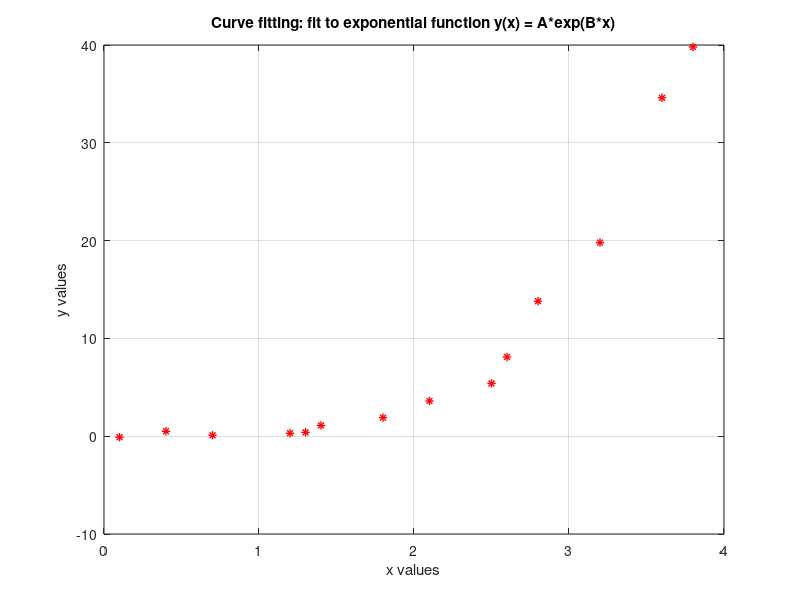

Write MATLAB code to recreate this figure. (Note: this script raises an error after producing the figure.)
%% Howto create figures
% 2022-08-05
%
% HTW Dresden, faculty of electrical engineering
% measurement engineering
% Prof. Matthias Henker
% ---------------------------------------------------------------------
% This is a simple sample script within a series of howto-files.
%
% This sample script is dealing with fitting curves to measurement data
% (regression: see also https://en.wikipedia.org/wiki/Regression_analysis)
% Matlab is very powerful and can make your life easier with lots of
% toolboxes such as the 'Curve Fitting Toolbox'. This a a very short
% introduction only.
%
% ATTENTION: The Curve Fitting Toolbox is required to run this script.
% You can download and install this toolbox directly in Matlab: Just go to
% HOME tab --> Add-Ons --> Get Add-Ons and search for Curve Fitting Toolbox
%
%   - for further reading use 'help fit' or 'doc fit' as starting point in
%     the Matlab help (after installation of toolbox)
%   - or search for 'curve fitting' in the Matlab help window
%
% just start this script (short cut 'F5') and get inspired

%% here we start

CleanMatlab = true; % true or false

% optionally clean Matlab
if CleanMatlab  % set to true/false to enable/disable cleaning
    clear;      % clear all variables from the workspace (see 'help clear')
    close all;  % close all figures
    clc;        % clear command window
end

% -------------------------------------------------------------------------
%% example 1 (shortest form, for more details see example 2)

% your noisy measurement values ==> you can replace them by your own data
x_meas = [ 0.1 0.4 0.7 1.2 1.3 1.4 1.8 2.1 2.5 2.6  2.8  3.2  3.6  3.8];
y_meas = [-0.1 0.5 0.1 0.3 0.4 1.1 1.9 3.6 5.4 8.1 13.8 19.8 34.6 39.8];

% plot measurement values: only show data points, but do not connect points
figure(1);
plot(x_meas, y_meas, 'r*', ...
    'LineWidth'  , 1     , ...
    'DisplayName', 'measurement values');
grid on;
%title('Example 1');
title('Curve fitting: fit to exponential function y(x) = A*exp(B*x)');
xlabel('x values')
ylabel('y values');

% your problem: find best fitting curve of type y = A*exp(B*x)
%
% as first step define your wanted curve as symbolic equation
%  - use 'x' for your data (y = f(x))
%  - all other variables are the unknown coefficients you are searching for
myFType = fittype('A*exp(B*x)');    % ==> adjust definition to your needs

% now create fit object with your data and curve definition
% Notes: 
%   - data vectors have to be column vectors ==> use x' to transpose
%   - Matlab will output a warning that no starting point for the
%   coefficients are given ==> see also files *_2.m and *_3.m
myFit = fit(x_meas', y_meas', myFType);
% show results
disp(myFit);

% plot best fitting curve in your diagram
figure(1);
% define plot range (like x_meas but equally spaced with small steps)
x_range = (floor(min(x_meas)) : 0.1 : ceil(max(x_meas)));

% evaluate best fitting curve for your x values
y_fit_curve = feval(myFit, x_range);

hold on;
plot(x_range, y_fit_curve, '--b', ...
    'LineWidth'  , 1            , ...
    'DisplayName', sprintf('best fitting curve with A=%g and B=%g', myFit.A, myFit.B));
hold off;
% add a legend
legend('Location', 'northwest')

%% this is the end

disp('Curve Fitting Test Done.');

return % end of file